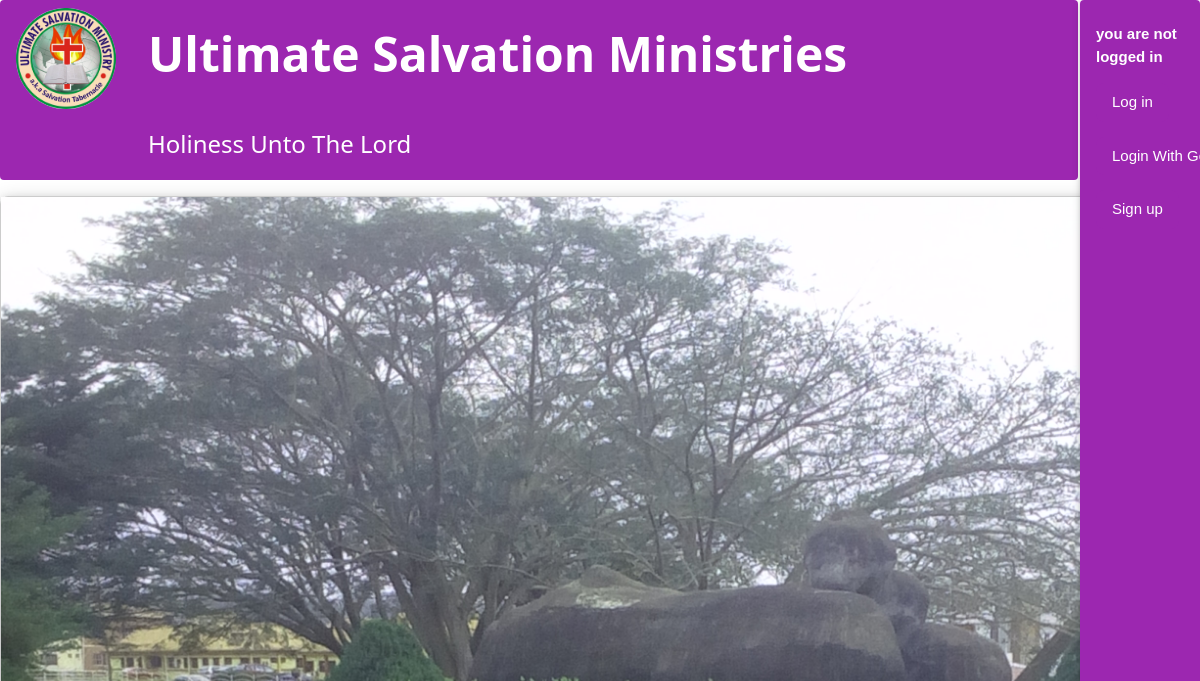
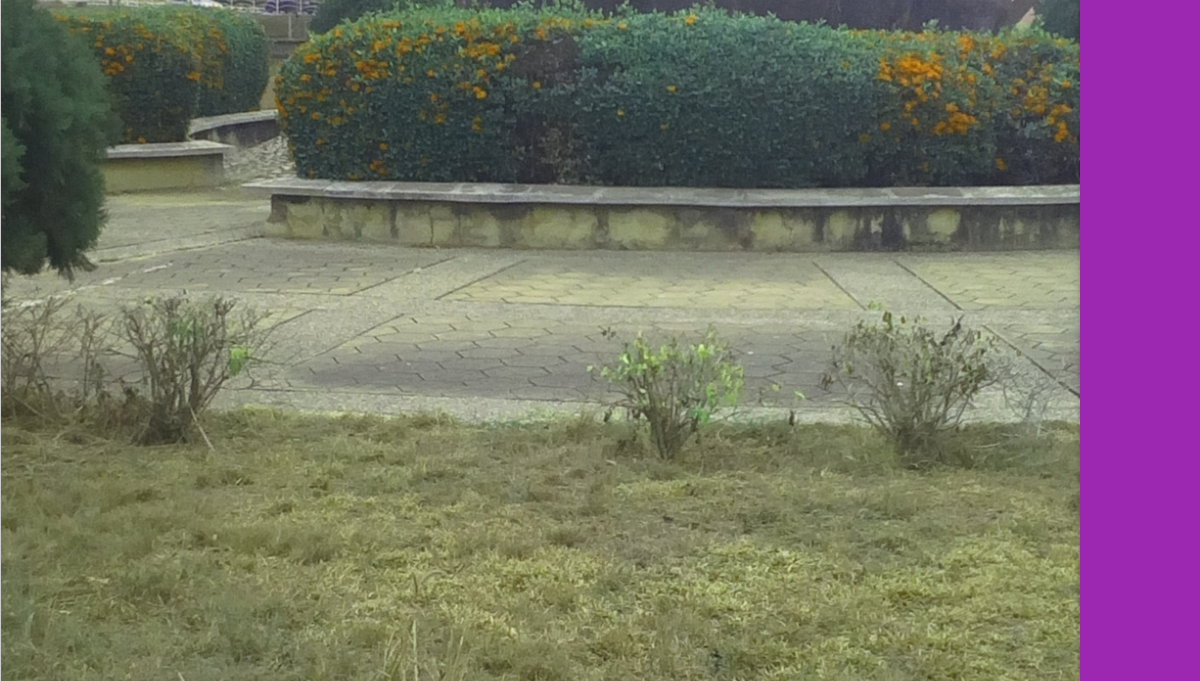
Before: / (upper part) with the older database file (2 pictures, top to bottom).
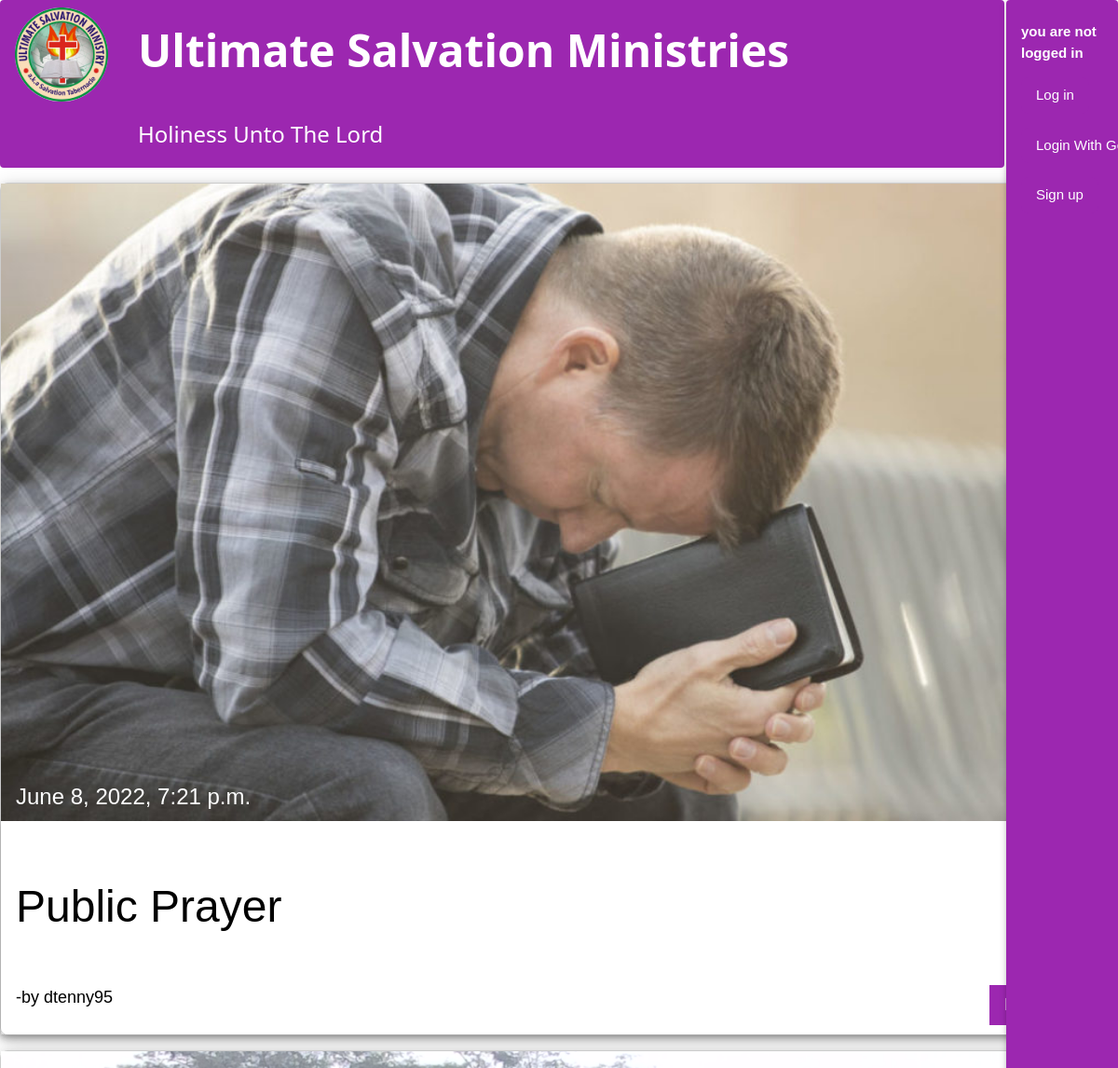
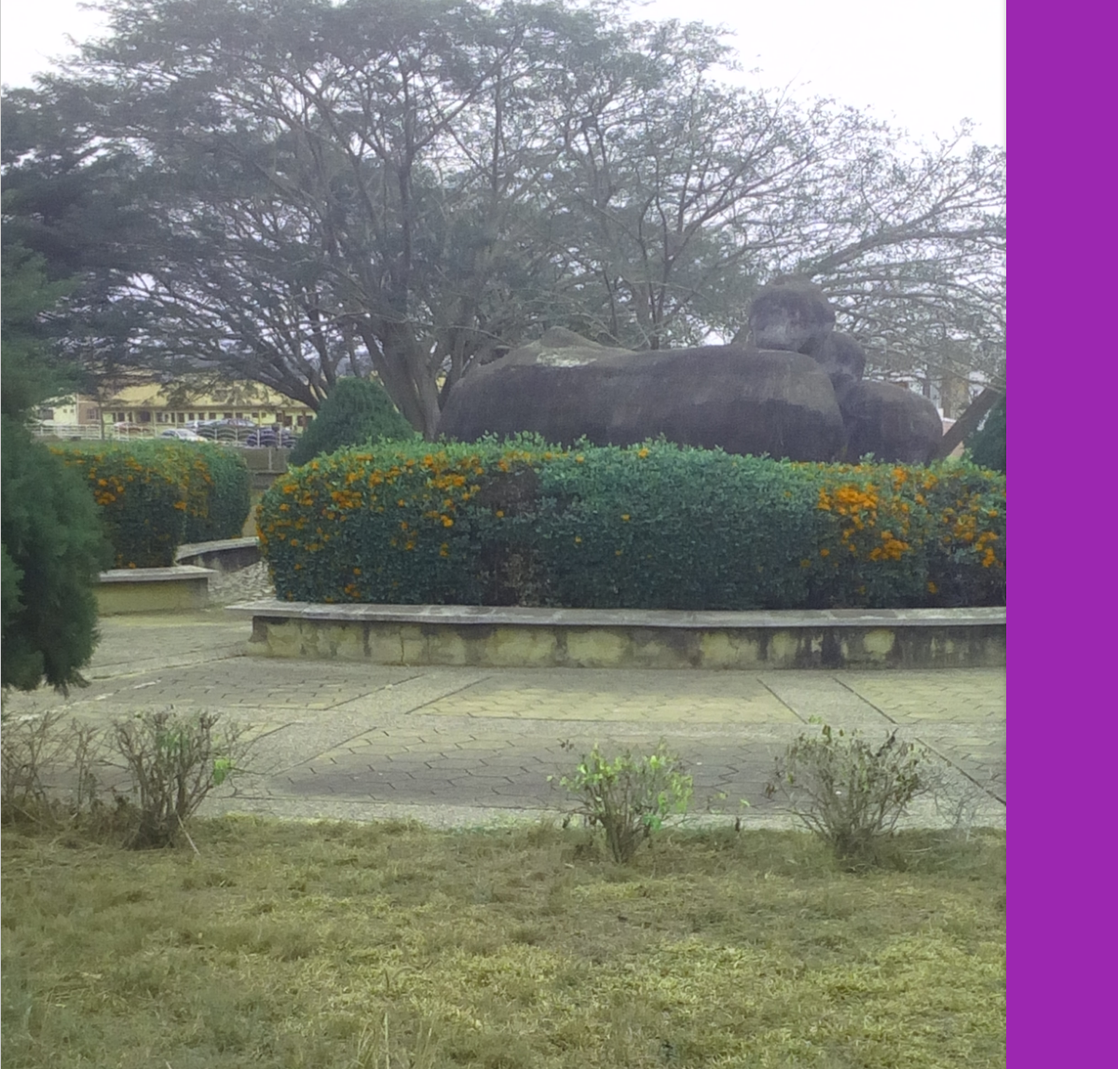
After: the same page with the newer database file (2 pictures, top to bottom).
### posts/models.py (models this page shows, shortened)
class Article(models.Model):
    id = models.UUIDField(
                primary_key=True,
                default=uuid.uuid4,
                editable=False
                )
    title = models.CharField(max_length=1000)
    body = models.CharField(max_length=100000000000)
    date = models.DateTimeField(default= datetime.now)
    imgIllustration = models.ImageField(upload_to='media/',blank=True,null=True)
    author = models.ForeignKey(get_user_model(),on_delete=models.CASCADE)

### users/models.py (models this page shows)
class CustomUser(AbstractUser):
    date_of_birth = models.DateField(blank=True,null=True)
    profile_pic = models.ImageField(upload_to='images/',blank=True)
    about = models.CharField(max_length=10000)

### posts/views.py (the view)
# urls.py: path('',display,name='home'),
def display(request):
    if request.method == 'GET':
        img = Article.objects.order_by('-date')
        return render(request,'home.html',{'illustration':img})

### templates/home.html (shortened to what this page needs)
{% extends 'base.html' %}
{% block content %}
{% load static %}
<link rel="stylesheet" href="{%  static 'w3.css' %}">
{% for article in illustration %}
<div class=" w3-card-4 w3-margin-bottom w3-border w3-round-large ">
        <div class="w3-display-container w3-text-white w3-center">
                {% if article.imgIllustration %}
                <img src="{{ article.imgIllustration.url }}" class="" alt="" width="100%" style="max-width: 1200px;"/>
                {% endif %}
                <div class="w3-xlarge w3-display-bottomleft w3-padding">{{ article.date }}</div>
        </div>
        <div class="w3-card w3-padding "><a >
                    <p class=" w3-xxxlarge">{{ article.title }}</p>
                    <p class="w3-large">-by {{ article.author }} <a href="{% url 'article_detail' article.pk %}" class="w3-btn w3-purple w3-right">Read more</a></p>
                </a>
        </div>
        </div>
</div>
{% endfor %}
{% endblock content %}

Changed rows visible on the page:
added Article: imgIllustration (picture), date "June 8, 2022, 7:21 p.m.", title "Public Prayer", author "dtenny95"
